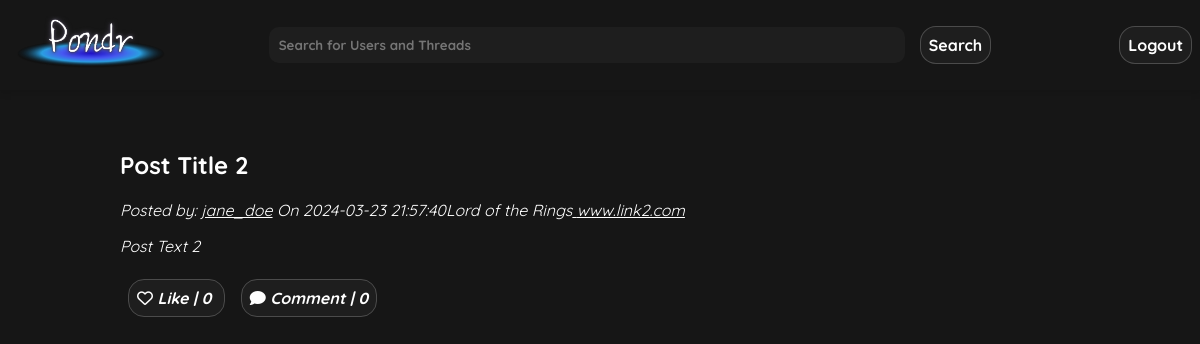
/pages/thread.php?postId=2 (signed in), run on the app's committed database.
### tables this page shows
CREATE TABLE posts (
    postId INT AUTO_INCREMENT,
    userId INT NOT NULL, 
    postDate DATETIME NOT NULL,  
    title VARCHAR(255) NOT NULL,
    text VARCHAR(3000) NOT NULL,  
    img VARCHAR(255),
    link VARCHAR(255),
    catId INT,
    likes INT NOT NULL DEFAULT 0,
    comment INT NOT NULL DEFAULT 0,
    PRIMARY KEY(postId,userId),
    FOREIGN KEY(userId) REFERENCES users(userId)
        ON DELETE CASCADE,
    FOREIGN KEY(catId) REFERENCES categories(catId)
        ON DELETE CASCADE
    
);

CREATE TABLE users (
    userId INT AUTO_INCREMENT,
    utype BIT(1) NOT NULL,  
    fName VARCHAR(255) NOT NULL,
    lName VARCHAR(255) NOT NULL,
    uName VARCHAR(255) NOT NULL UNIQUE,
    email VARCHAR(255) NOT NULL UNIQUE,
    pass VARCHAR(255) NOT NULL,
    bio VARCHAR(1000) NOT NULL,  
    pfp VARCHAR(255),
    recoveryKey VARCHAR(255) NOT NULL,
    PRIMARY KEY(userId)
);

CREATE TABLE categories (
    catId INT AUTO_INCREMENT,
    userId INT NOT NULL,
    name VARCHAR(255) NOT NULL,
    description VARCHAR(255),
    count INT NOT NULL DEFAULT 0,  
    PRIMARY KEY(catId),
    FOREIGN KEY(userId) REFERENCES users(userId)
        ON DELETE CASCADE
);

### public/pages/thread.php (the view, shortened to what this page needs)
<!DOCTYPE html>
<html lang="en">
    <head>
        <link rel="stylesheet" href="../css/styles.css">
        <link rel="stylesheet" href="../css/threads.css">
    </head>
    <body>
        <?php require_once '../scripts/header.php'; ?>
        <main class="column-container margin-down">
            <div class="thread-container">
                <?php
                if (isset ($_GET['postId'])) {
                    $postId = $_GET['postId'];
                }
                 $sql = "SELECT p.postId, p.userId, p.postDate, p.title, p.text, p.img, u.uName AS userName, c.name, c.catId, p.link FROM posts p JOIN users u ON p.userId = u.userId LEFT OUTER JOIN categories c ON p.catId=c.catId WHERE p.postId = ?";
                $prstmt = $conn->prepare($sql);
                $prstmt->bind_param("i", $postId);
                $prstmt->execute();
                $prstmt->bind_result($postId, $userId, $postDate, $postTitle, $postText, $postImg, $userName, $category, $catId,$link);
                if ($prstmt->fetch()) {
                    echo "<article>";
                    echo "<h1> $postTitle </h1>";
                    echo "<i>Posted by: <a href=\"./profile.php?uName=$userName\">$userName</a>  On <time>$postDate</time></i?";
                    echo "Under <a href=\"./discussion.php?catId=$catId\">$category</a>";
                    echo "<a href=\"$link\" target=\"_blank\"> $link </a>";
                    echo "<p> $postText </p>";
                    echo " </article>";
                } else {
                    echo "Post Does Not Exist";
                }
                ?>
                <div id="icon-buttons">
                    <a href="" class="link-button" id="like-button"><i class="fa-regular fa-heart"></i> Like | <span
                            id="like-count"> 0 </span></a>
                    <a href="" class="link-button" id="add-comment" ><i class="fa-solid fa-comment" ></i> Comment | <span
                            id="comment-count"> 0 </span> </a>
                </div>
            </div>
        </main>
    </body>
</html>

### public/css/styles.css (style rules this page uses)
:root { --background-color: #161616; --navbar-dark: linear-gradient(145deg, #0A0A0A, #161616); --button-border: rgba(255, 255, 255, 0.2); --text-color: #ffffff; --button-hover-bg: #2A2A2A; --input-background: #1E1E1E; --input-hover: rgba(255, 255, 255, 0.1); --highlight-color: #3A7FFB; --box-shadow: 0 4px 6px rgba(0, 0, 0, 0.1); --pondr-font: 'Quicksand', sans-serif; }
a { color: white; }
body { margin: 0; padding: 0; font-family: var(--pondr-font); background-color: var(--background-color); color:var(--text-color); transition: all 0.2s ease; }
input[type="text"], input[type="password"], input[type="email"], button, .link-button, .form-button, .form-container textarea, .form-container select { font-family: var(--pondr-font); background-color: var(--input-background); color: var(--text-color); border: 0.1em solid var(--button-border); border-radius: 1em; transition: all 0.3s ease-in; padding: 0.5em; text-decoration: none; margin: 0em 0.5em; font-weight:bold; outline: none; }
.margin-down { margin-top: 2vw; align-items:flex-start; margin-bottom: 5em; }
.column-container { display: flex; flex-direction: column; align-items: center; height: 94vh; }

### public/css/threads.css (style rules this page uses)
.thread-container { width: 80%; padding: 1em 2em; }
#icon-buttons { margin-top: 2em; }

### data on the page
posts: title "Post Title 2", userId.uName "jane_doe", postDate "2024-03-23 21:57:40", catId.name "Lord of the Rings", link "www.link2.com", text "Post Text 2"
